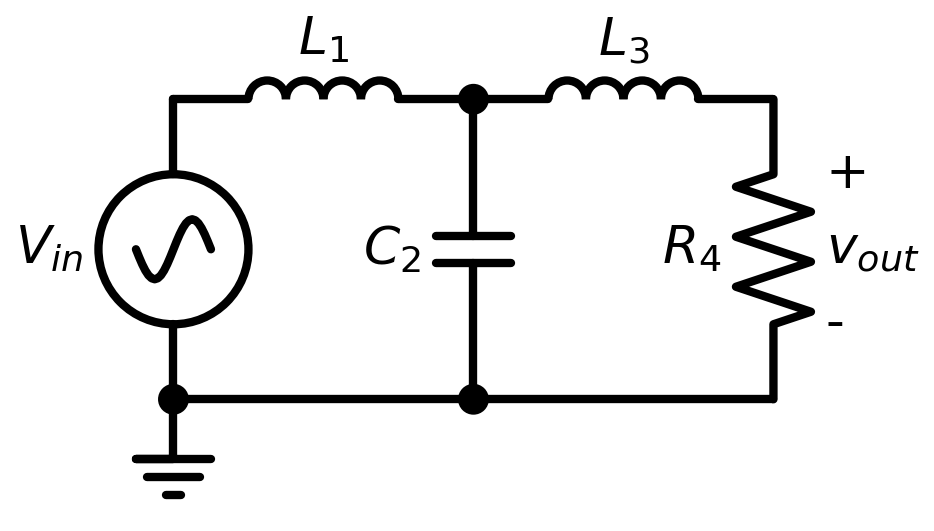

This figure's Python source:
import schemdraw
import schemdraw.elements as elm
import os

selfdir = os.path.dirname(__file__)


with schemdraw.Drawing() as d:

    d.config(unit=2)

    elm.Dot()
    elm.Ground()
    Vin = elm.SourceSin().up().label(r'$V_{in}$')
    L1 = elm.Inductor().right().label(r'$L_1$')
    elm.Dot()
    C2 = elm.Capacitor().down().label(r'$C_2$')
    elm.Inductor().at(C2.start).right().label(r'$L_3$')
    elm.Resistor().down().reverse().label(r'$R_4$').label(['+',r'$v_{out}$','-'], loc='bot')
    elm.Line().left().tox(C2.end).dot()
    elm.Line().left().tox(Vin.start)

    # This last push/pop forces the
    # drawing to be fully flushed (otherwise
    # the last element is often missing)
    d.push()
    d.pop()

    d.save(fname=os.path.join(selfdir, "butterworth.png"),
           transparent=False,
           dpi=300)
